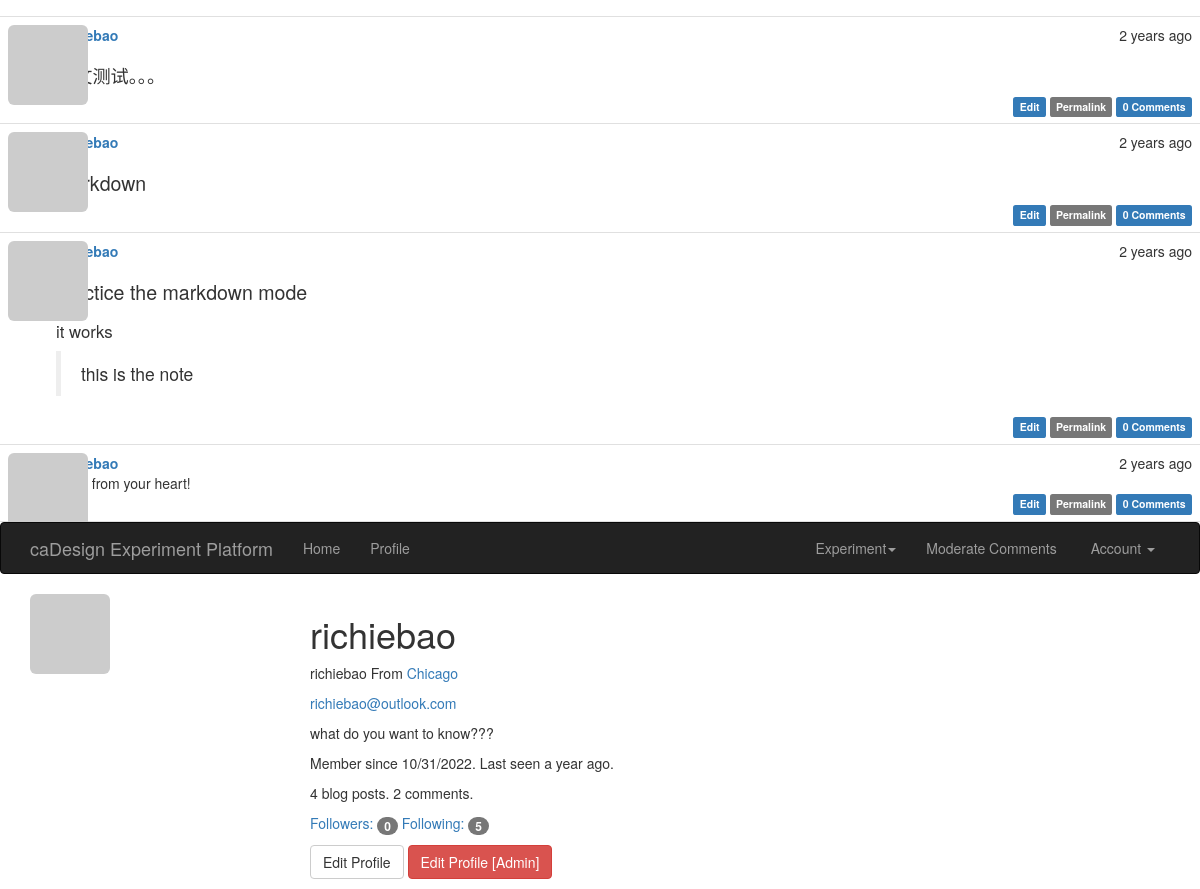
Page /user/richiebao (signed in) on the committed database.
### app/models.py (models this page shows, shortened)
class Post(db.Model):
    __tablename__ = 'posts'
    id = db.Column(db.Integer, primary_key=True)
    body = db.Column(db.Text)
    body_html = db.Column(db.Text)
    timestamp = db.Column(db.DateTime, index=True, default=datetime.utcnow)
    author_id = db.Column(db.Integer, db.ForeignKey('users.id'))
    comments = db.relationship('Comment', backref='post', lazy='dynamic')

class User(UserMixin,db.Model):
    __tablename__ = 'users'
    id = db.Column(db.Integer, primary_key=True)
    email = db.Column(db.String(64), unique=True, index=True)
    username = db.Column(db.String(64), unique=True, index=True)
    role_id = db.Column(db.Integer, db.ForeignKey('roles.id'))
    password_hash = db.Column(db.String(128))
    confirmed = db.Column(db.Boolean, default=False)
    name = db.Column(db.String(64))
    location = db.Column(db.String(64))
    about_me = db.Column(db.Text())
    member_since = db.Column(db.DateTime(), default=datetime.utcnow)
    last_seen = db.Column(db.DateTime(), default=datetime.utcnow)
    avatar_hash = db.Column(db.String(32))
    posts = db.relationship('Post', backref='author', lazy='dynamic')
    followed = db.relationship('Follow',
                               foreign_keys=[Follow.follower_id],
                               backref=db.backref('follower', lazy='joined'),
                               lazy='dynamic',
                               cascade='all, delete-orphan')
    followers = db.relationship('Follow',
                                foreign_keys=[Follow.followed_id],
                                backref=db.backref('followed', lazy='joined'),
                                lazy='dynamic',
                                cascade='all, delete-orphan')
    comments = db.relationship('Comment', backref='author', lazy='dynamic')
    @property
    def password(self):
        raise AttributeError('password is not a readable attribute')
    def can(self, perm):
        return self.role is not None and self.role.has_permission(perm)
    def is_administrator(self):
        return self.can(Permission.ADMIN)
    def ping(self):
        self.last_seen = datetime.utcnow()
        db.session.add(self)
        db.session.commit() #notice
    def gravatar_hash(self):
        return hashlib.md5(self.email.lower().encode('utf-8')).hexdigest()
    def gravatar(self, size=100, default='identicon', rating='g'):
        url = 'https://secure.gravatar.com/avatar'
        hash = self.avatar_hash or self.gravatar_hash()
        return '{url}/{hash}?s={size}&d={default}&r={rating}'.format(url=url, hash=hash, size=size, default=default, rating=rating)

### app/main/views.py (the view)
@main.route('/user/<username>')
def user(username):
    user = User.query.filter_by(username=username).first_or_404()
    page = request.args.get('page', 1, type=int)
    pagination = user.posts.order_by(Post.timestamp.desc()).paginate(
        page, per_page=current_app.config['FLASKY_POSTS_PER_PAGE'],
        error_out=False)
    posts = pagination.items
    print("+"*50)
    print(user.username)
    return render_template('user.html', user=user, posts=posts, pagination=pagination)

### app/auth/views.py (called while the page is built)
@auth.before_app_request
def before_request():
    if current_user.is_authenticated:
        current_user.ping()
        if not current_user.confirmed \
                and request.endpoint \
                and request.blueprint != 'auth' \
                and request.endpoint != 'static':
            return redirect(url_for('auth.unconfirmed'))

### app/main/__init__.py (called while the page is built)
@main.app_context_processor
def inject_permissions():
    return dict(Permission=Permission)

### app/main/views.py (called while the page is built)
@main.after_app_request
def after_request(response):
    for query in get_debug_queries():
        if query.duration >= current_app.config['FLASKY_SLOW_DB_QUERY_TIME']:
            current_app.logger.warning(
                'Slow query: %s\nParameters: %s\nDuration: %fs\nContext: %s\n'
                % (query.statement, query.parameters, query.duration,
                   query.context))
    return response

### app/models.py (called while the page is built)
@login_manager.user_loader
def load_user(user_id):
    return User.query.get(int(user_id))

    def has_permission(self, perm):
        return self.permissions & perm == perm

### app/templates/user.html (shortened to what this page needs)
{% extends "base.html" %}
{% import "_macros.html" as macros %}
{% block page_content %}
    <img class="img-rounded profile-thumbnail" src="{{ user.gravatar(size=256) }}">
    <div class="profile-header">
            <h1>{{ user.username }}</h1>
            {% if user.name or user.location %}
            <p>
                {% if user.name %}{{ user.name }}{% endif %}
                {% if user.location %}
                    From <a href="http://maps.google.com/?q={{ user.location }}">
                    {{ user.location }}
                    </a>
                {% endif %}
            </p>
            {% endif %}
            {% if current_user.is_administrator() %}
            <p><a href="mailto:{{ user.email }}">{{ user.email }}</a></p>
            {% endif %}
            {% if user.about_me %}<p>{{ user.about_me }}</p>{% endif %}
            <p>
                Member since {{ moment(user.member_since).format('L') }}.
                Last seen {{ moment(user.last_seen).fromNow() }}.
            </p>
            <p>{{ user.posts.count() }} blog posts. {{ user.comments.count() }} comments.</p>
            <p>
                <a href="{{ url_for('.followers', username=user.username) }}">Followers: <span class="badge">{{ user.followers.count() - 1 }}</span></a>
                <a href="{{ url_for('.followed_by', username=user.username) }}">Following: <span class="badge">{{ user.followed.count() - 1 }}</span></a>
            </p>
            <p>
                {% if user == current_user %}
                <a class="btn btn-default" href="{{ url_for('.edit_profile') }}">Edit Profile</a>
                {% endif %}
                {% if current_user.is_administrator() %}
                <a class="btn btn-danger" href="{{ url_for('.edit_profile_admin', id=user.id) }}">Edit Profile [Admin]</a>
                {% endif %}
            </p>
    </div>
{% endblock %}

### app/templates/_posts.html
<ul class="posts">
    {% for post in posts %}
    <li class="post">
        <div class="post-thumbnail">
            <a href="{{ url_for('.user', username=post.author.username) }}">
                <img class="img-rounded profile-thumbnail" src="{{ post.author.gravatar(size=40) }}">
            </a>
        </div>
        <div class="post-content">
            <div class="post-date">{{ moment(post.timestamp).fromNow() }}</div>
            <div class="post-author"><a href="{{ url_for('.user', username=post.author.username) }}">{{ post.author.username }}</a></div>
            <div class="post-body">
                {% if post.body_html %}
                    {{ post.body_html | safe }}
                {% else %}
                    {{ post.body }}
                {% endif %}
            </div>
            <div class="post-footer">
                {% if current_user == post.author %}
                <a href="{{ url_for('.edit', id=post.id) }}">
                    <span class="label label-primary">Edit</span>
                </a>
                {% elif current_user.is_administrator() %}
                <a href="{{ url_for('.edit', id=post.id) }}">
                    <span class="label label-danger">Edit [Admin]</span>
                </a>
                {% endif %}
                <a href="{{ url_for('.post', id=post.id) }}">
                    <span class="label label-default">Permalink</span>
                </a>
                <a href="{{ url_for('.post', id=post.id) }}#comments">
                    <span class="label label-primary">{{ post.comments.count() }} Comments</span>
                </a>
            </div>
        </div>
    </li>
    {% endfor %}
</ul>

### app/static/styles.css (style rules this page uses)
.profile-thumbnail { position: absolute; }
.profile-header { min-height: 260px; margin-left: 280px; }
ul.posts { list-style-type: none; padding: 0px; margin: 16px 0px 0px 0px; border-top: 1px solid #e0e0e0; }
ul.posts li.post { padding: 8px; border-bottom: 1px solid #e0e0e0; }
div.post-date { float: right; }
div.post-author { font-weight: bold; }
div.post-thumbnail { position: absolute; }
div.post-content { margin-left: 48px; min-height: 48px; }
div.post-footer { text-align: right; }
.post-body h1 { font-size: 140%; }
.post-body h2 { font-size: 130%; }
.post-body h3 { font-size: 120%; }

### rows in the picture
Post: timestamp "2 years ago", body_html "中文测试。。。", comments.count "0"
Post: timestamp "2 years ago", body_html "markdown", comments.count "0"
Post: timestamp "2 years ago", body_html "practice the markdown mode it works this is the note", comments.count "0"
Post: timestamp "2 years ago", body "living from your heart!", comments.count "0"
User: username "richiebao", name "richiebao", location "Chicago", email "richiebao@outlook.com", about_me "what do you want to know???", member_since "10/31/2022", last_seen "a year ago"

### other values in the picture
{{ user.posts.count() }} "4"
{{ user.comments.count() }} "2"
{{ user.followers.count() - 1 }} "0"
{{ user.followed.count() - 1 }} "5"
